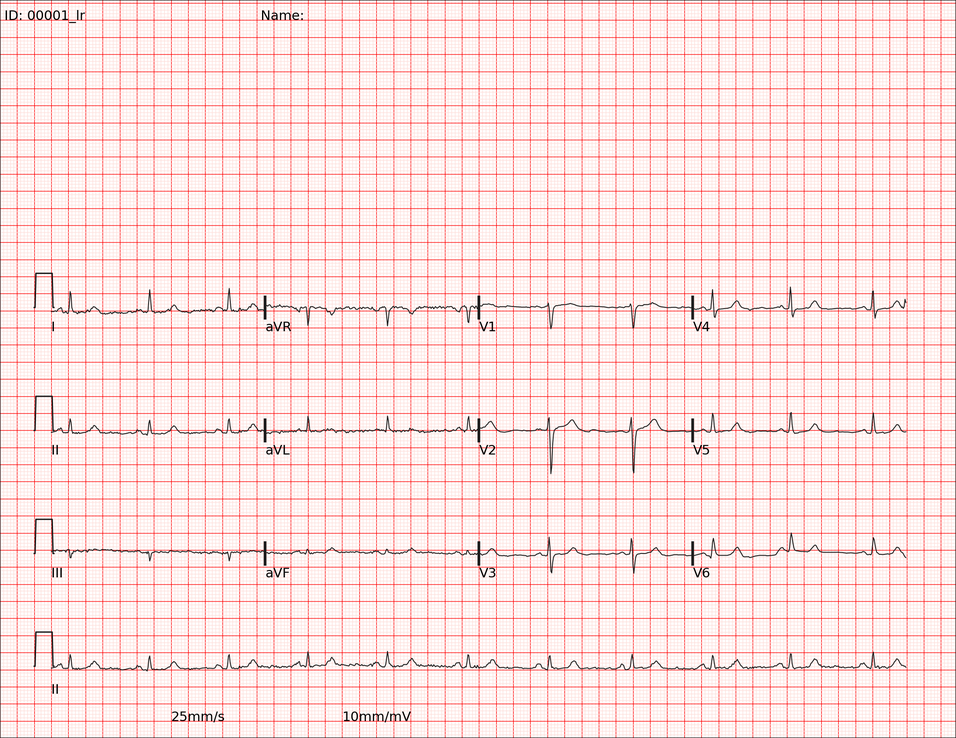
#> input picture images/00001_lr-0.png, 956 x 738 px, shrunk from 2200 x 1700 before the run
$ jupyter execute --allow-errors testing_and_development.ipynb
#> lines starting #> are read from the running program, lines starting #| are printed output that depends on the picture; long printed decimals are rounded
# ECG signal and image exploration

Research notes on PTB-XL waveform loading, FFT and spectrogram inspection, image intensity distributions, and pixel calibration.

This is the exploratory companion to [`signal_fixing.ipynb`](./signal_fixing.ipynb). For the self-contained reconstruction demo, start with that notebook.

To run the PTB-XL sections, install `requirements-research.txt` and download the waveform records and `scp_statements.csv` from [PhysioNet](https://physionet.org/content/ptb-xl/). Set `path` to that dataset directory, including its trailing slash. These external files are not bundled here.

The image sections use the local `images/` directory. Saved outputs below document earlier exploration; a fresh full run also requires the external dataset.

[cell 1]
import pandas as pd
import numpy as np
import wfdb
import ast

[cell 2]
import pandas as pd
# Define the data from the table

data = {

    "x": [1, 2, 3, 4, 5, 6, 7],

    "p(x)": [0.02, 0.03, 0.09, 0.25, 0.40, 0.16, 0.05]

}


# Create a DataFrame for calculations

df = pd.DataFrame(data)

(df["x"]**2 * df["p(x)"]).sum()

(23.16-4.66**2)**0.5

[cell 3]
def load_raw_data(df, sampling_rate, path):
    if sampling_rate == 100:
        data = [wfdb.rdsamp(path+f) for f in df.filename_lr]
    else:
        data = [wfdb.rdsamp(path+f) for f in df.filename_hr]
    data = np.array([signal for signal, meta in data])
    return data

path = ''
sampling_rate=100

# load and convert annotation data
#> (the rest of this cell did not finish here and is left out)

#> (a cell that did not finish here is left out)

#> (a cell that did not finish here is left out)

[cell 6]
import numpy as np
import matplotlib.pyplot as plt

# Example data (X_train with dimensions: sample number, 1000, 12)
# Assume X_train is already loaded
channel_idx = 10  # Choose the channel to analyze
sample_idx = 0   # Choose the sample to analyze

# Extract one sample from the chosen channel
#> (the rest of this cell did not finish here and is left out)

#> (a cell that did not finish here is left out)

#> (a cell that did not finish here is left out)

[cell 9]
import numpy as np
import matplotlib.pyplot as plt
from scipy.signal import spectrogram

# Example data (X_train with dimensions: sample number, 1000, 12)
# Assume X_train is already loaded
channel_idx = 0  # Choose the channel to analyze

# Extract all samples for the chosen channel
#> (the rest of this cell did not finish here and is left out)

#> (a cell that did not finish here is left out)

#> (a cell that did not finish here is left out)

# Loading Images

[cell 12]
import cv2 as cv
import sys
import matplotlib.pyplot as plt
from glob import glob
import os

img = cv.imread(cv.samples.findFile("images/00001_lr-0.png"))
#> img is the input picture: shape (738, 956, 3); mean B, G, R 224.5, 225.6, 251.3
type(img)


image_folder = "images"
image_paths = glob(os.path.join(image_folder, "*.png")) + glob(os.path.join(image_folder, "*.jpg"))
pixel_means = []
all_pixels = []

for img_path in image_paths:
    img = cv.imread(img_path, cv.IMREAD_GRAYSCALE)  # Load as grayscale
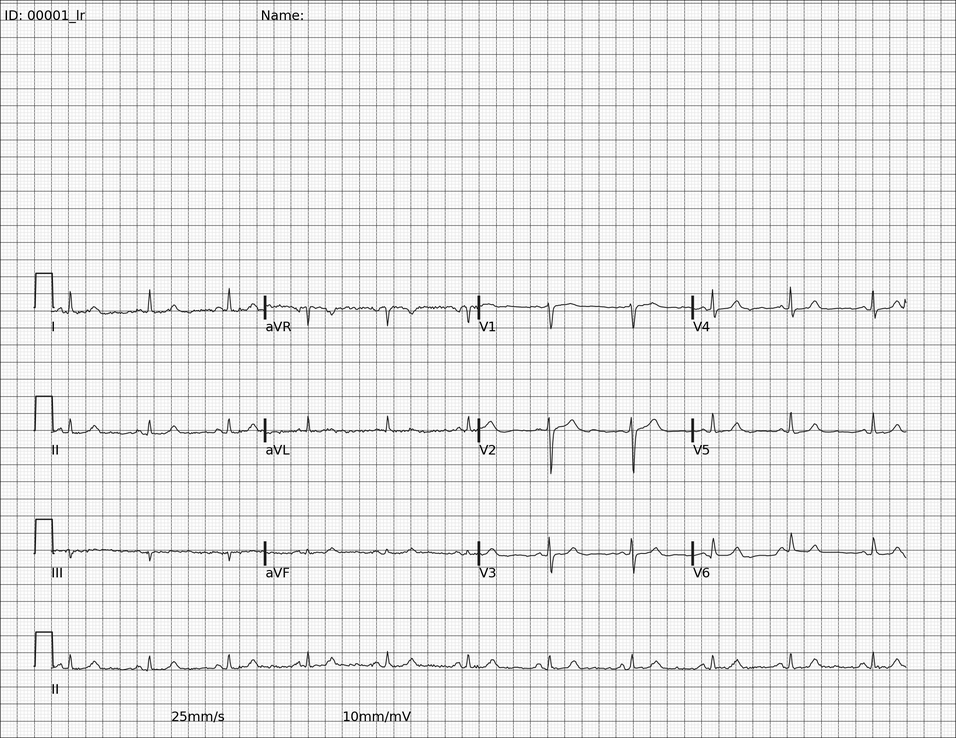
#> img: shape (738, 956); min 0, max 255, mean 232.7
    if img is not None:
        pixel_means.append(np.mean(img))  # Compute mean pixel value
        all_pixels.extend(img.flatten())
#> pass 2 of the loop `for img_path in image_paths:`:
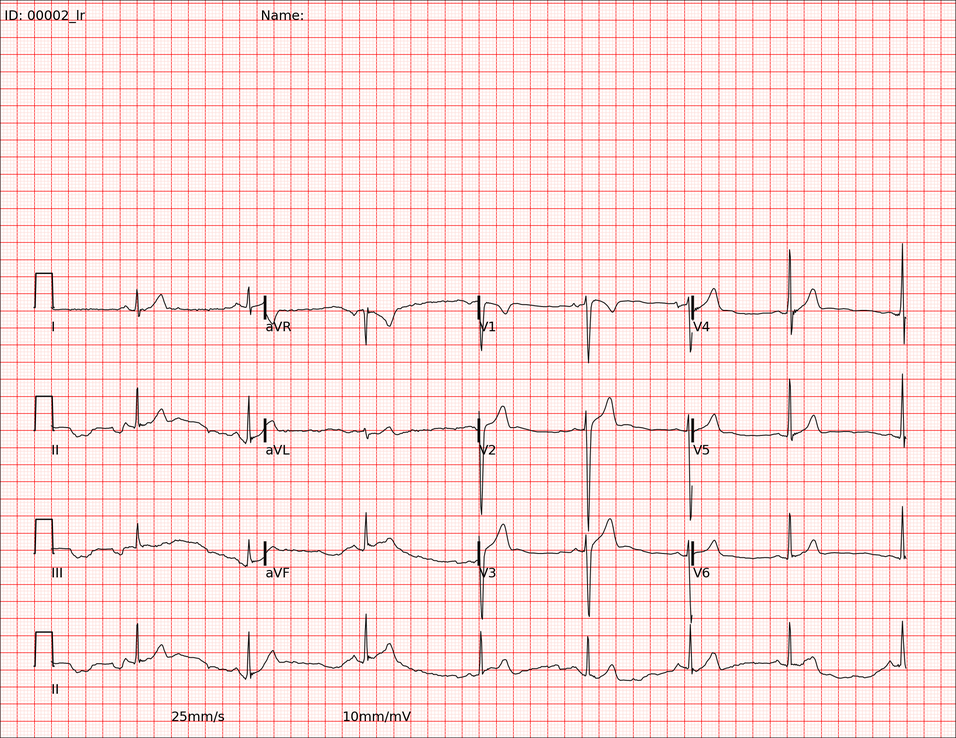
#> input picture images/00002_lr-0.png, 956 x 738 px, shrunk from 2200 x 1700 before the run
#> `img = cv.imread(img_path, cv.IMREAD_GRAYSCALE)`:
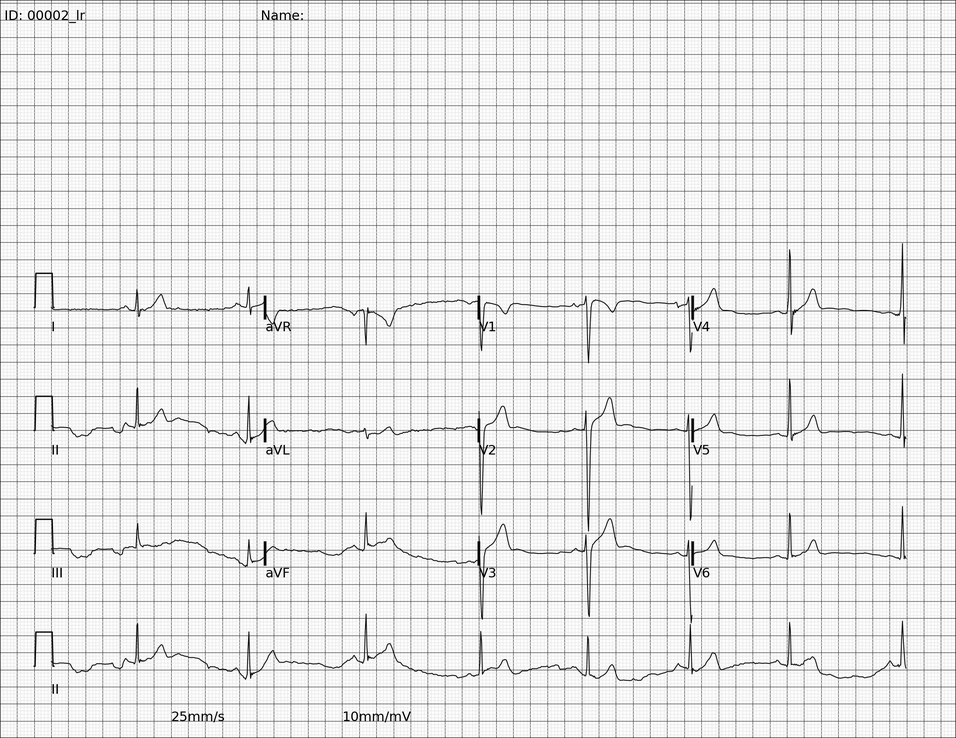
#> img: shape (738, 956); min 0, max 255, mean 232
#> pass 3 of the loop `for img_path in image_paths:`:
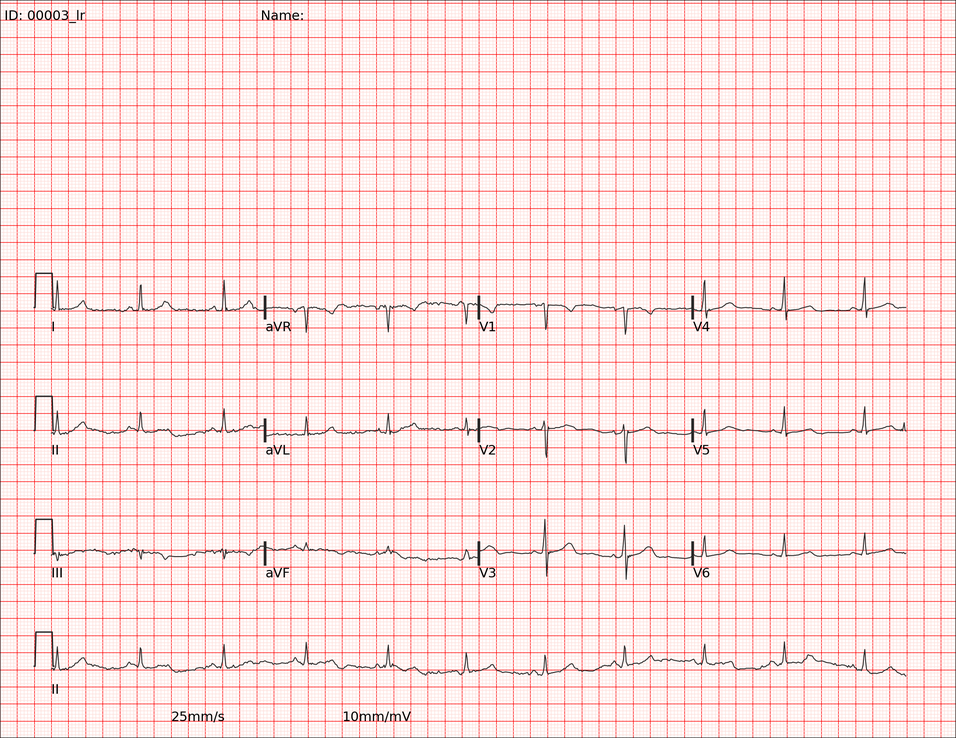
#> input picture images/00003_lr-0.png, 956 x 738 px, shrunk from 2200 x 1700 before the run
#> `img = cv.imread(img_path, cv.IMREAD_GRAYSCALE)`:
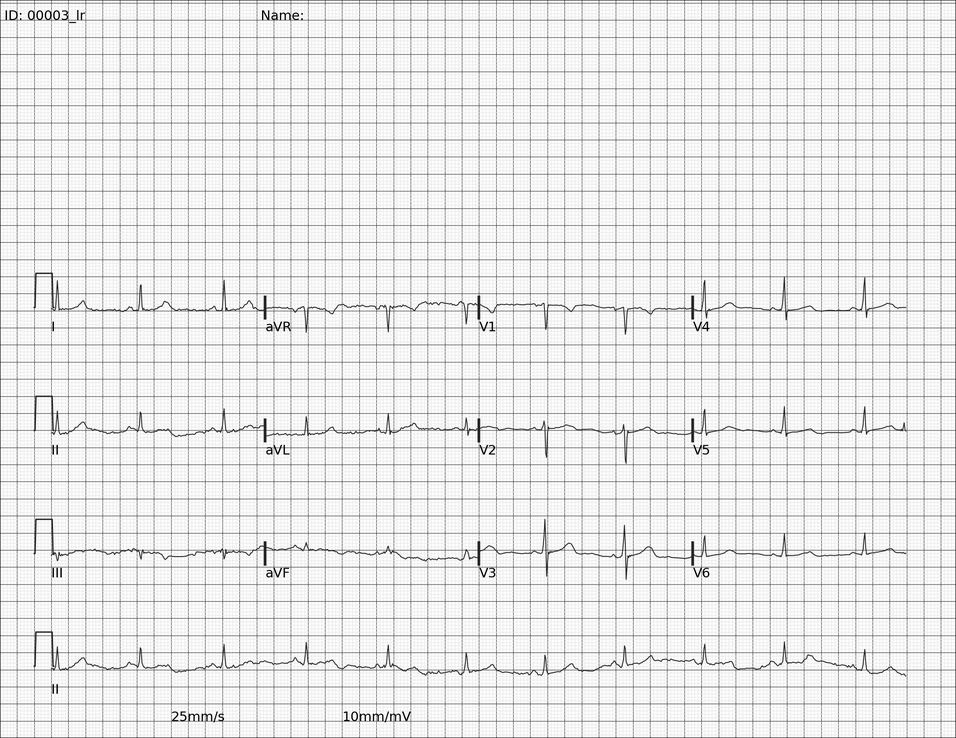
#> img: shape (738, 956); min 0, max 255, mean 232.7
overall_avg_pixel = np.mean(all_pixels)
#> overall_avg_pixel = 232.5

print(f"Overall Average Pixel Intensity: {overall_avg_pixel:.2f}")
#| Overall Average Pixel Intensity: 232.50
print(f"Individual Image Average Intensities: {pixel_means}")
#| Individual Image Average Intensities: [232.734, 232.030, 232.724]

plt.figure(figsize=(8, 6))
plt.hist(all_pixels, bins=50, color='blue', alpha=0.7, edgecolor='black')
plt.xlabel("Pixel Intensity (0-255)")
plt.ylabel("Frequency")
plt.title("Distribution of Pixel Intensity Across ECG Images")
plt.show()
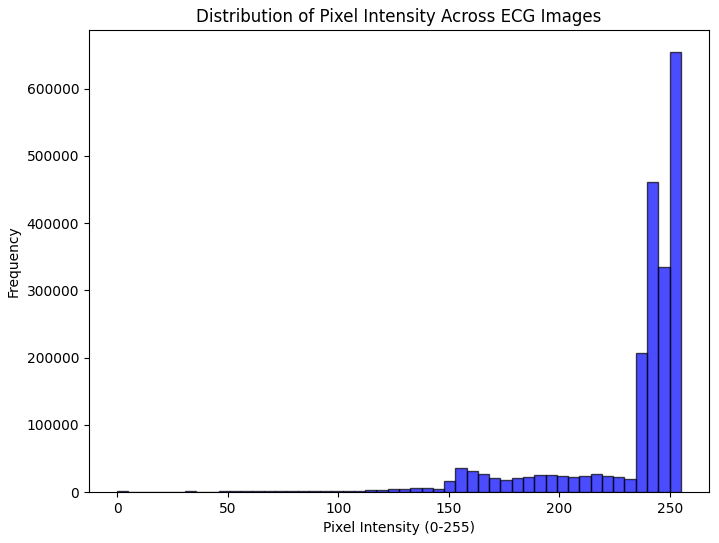
#> figure drawn by matplotlib, 1 panel; tallest bar 654631 high, from x = 249.9 to 255

[cell 13]
reference_pixels = int(input("Enter the number of pixels corresponding to 1 mV: "))
#> the answer given: 1
reference_mV = 1.0  # 1 millivolt
voltage_per_pixel = reference_mV / reference_pixels

print(f"Voltage represented per pixel: {voltage_per_pixel:.4f} mV")

[cell 14]
img.shape
#> Out = (738, 956)
